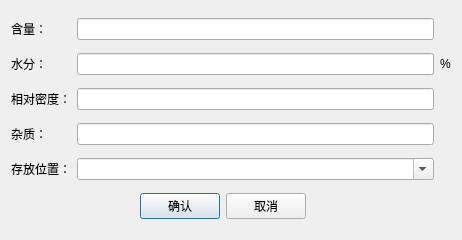
<?xml version="1.0" encoding="UTF-8"?>
<ui version="4.0">
 <class>Dialog</class>
 <widget class="QDialog" name="Dialog">
  <property name="geometry">
   <rect>
    <x>0</x>
    <y>0</y>
    <width>462</width>
    <height>240</height>
   </rect>
  </property>
  <property name="windowTitle">
   <string>编辑物料入库信息</string>
  </property>
  <layout class="QGridLayout" name="gridLayout">
   <item row="4" column="1">
    <widget class="QComboBox" name="comboBox_location">
     <property name="editable">
      <bool>true</bool>
     </property>
    </widget>
   </item>
   <item row="2" column="1">
    <widget class="QLineEdit" name="lineEdit_rdensity"/>
   </item>
   <item row="3" column="1">
    <widget class="QLineEdit" name="lineEdit_impurity"/>
   </item>
   <item row="1" column="1">
    <widget class="QLineEdit" name="lineEdit_water"/>
   </item>
   <item row="5" column="0" colspan="2">
    <layout class="QHBoxLayout" name="horizontalLayout">
     <item>
      <spacer name="horizontalSpacer_2">
       <property name="orientation">
        <enum>Qt::Horizontal</enum>
       </property>
       <property name="sizeHint" stdset="0">
        <size>
         <width>40</width>
         <height>20</height>
        </size>
       </property>
      </spacer>
     </item>
     <item>
      <widget class="QPushButton" name="pushButton_accept">
       <property name="text">
        <string>确认</string>
       </property>
      </widget>
     </item>
     <item>
      <widget class="QPushButton" name="pushButton_cancel">
       <property name="text">
        <string>取消</string>
       </property>
      </widget>
     </item>
     <item>
      <spacer name="horizontalSpacer">
       <property name="orientation">
        <enum>Qt::Horizontal</enum>
       </property>
       <property name="sizeHint" stdset="0">
        <size>
         <width>40</width>
         <height>20</height>
        </size>
       </property>
      </spacer>
     </item>
    </layout>
   </item>
   <item row="0" column="1">
    <widget class="QLineEdit" name="lineEdit_content"/>
   </item>
   <item row="3" column="0">
    <widget class="QLabel" name="label_4">
     <property name="text">
      <string>杂质：</string>
     </property>
    </widget>
   </item>
   <item row="1" column="0">
    <widget class="QLabel" name="label_2">
     <property name="text">
      <string>水分：</string>
     </property>
    </widget>
   </item>
   <item row="2" column="0">
    <widget class="QLabel" name="label_3">
     <property name="text">
      <string>相对密度：</string>
     </property>
    </widget>
   </item>
   <item row="0" column="0">
    <widget class="QLabel" name="label">
     <property name="text">
      <string>含量：</string>
     </property>
    </widget>
   </item>
   <item row="4" column="0">
    <widget class="QLabel" name="label_5">
     <property name="text">
      <string>存放位置：</string>
     </property>
    </widget>
   </item>
   <item row="0" column="2">
    <widget class="QLabel" name="label_contentunit">
     <property name="text">
      <string/>
     </property>
    </widget>
   </item>
   <item row="1" column="2">
    <widget class="QLabel" name="label_7">
     <property name="text">
      <string>%</string>
     </property>
    </widget>
   </item>
  </layout>
 </widget>
 <tabstops>
  <tabstop>lineEdit_content</tabstop>
  <tabstop>lineEdit_water</tabstop>
  <tabstop>lineEdit_rdensity</tabstop>
  <tabstop>lineEdit_impurity</tabstop>
  <tabstop>comboBox_location</tabstop>
  <tabstop>pushButton_accept</tabstop>
  <tabstop>pushButton_cancel</tabstop>
 </tabstops>
 <resources/>
 <connections/>
</ui>
